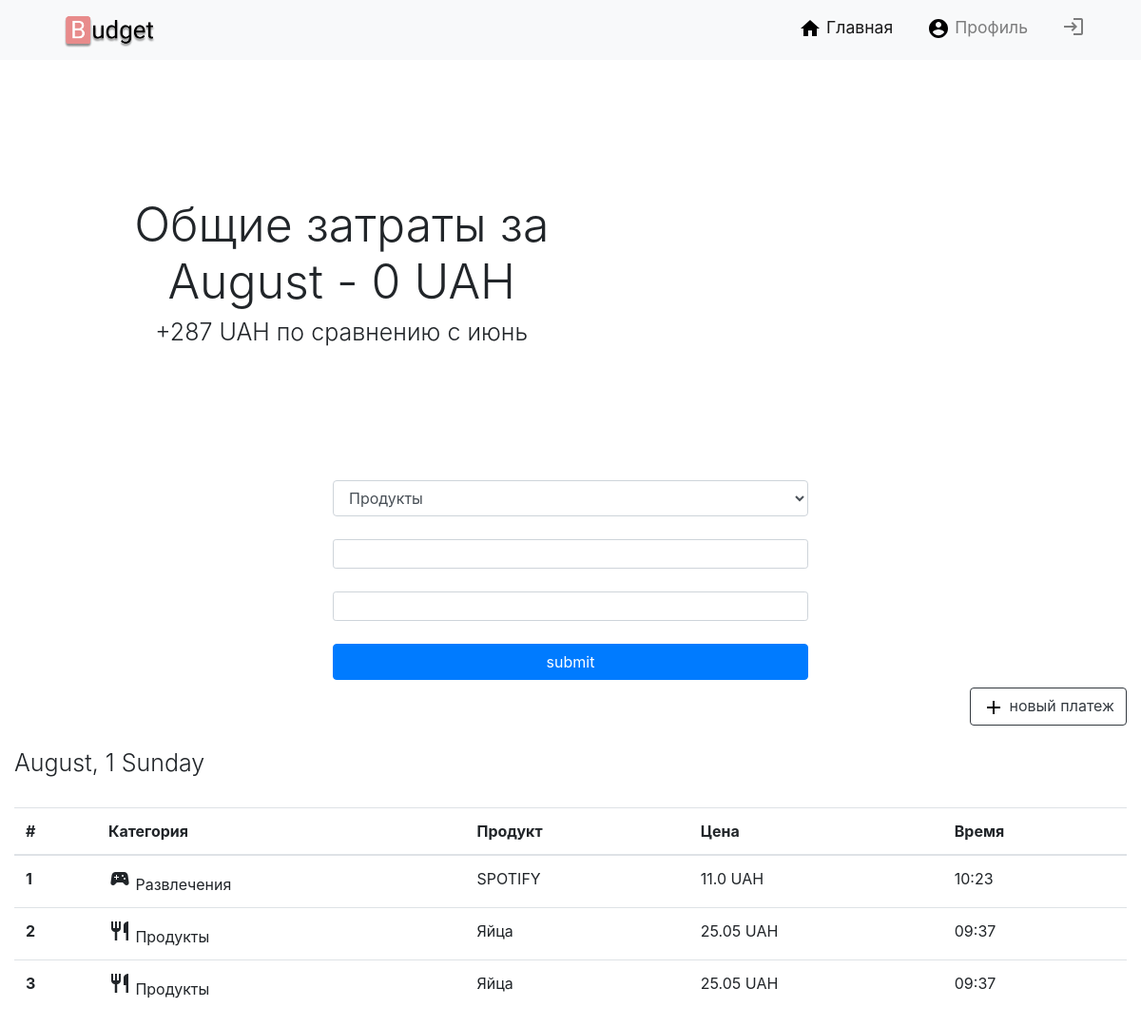
The app's page /dashboard/ (signed in) with its own data.
### app/dashboard/models.py (models this page shows)
class Expences(db.Model):
    id = db.Column(db.Integer, primary_key=True)
    category = db.Column(db.String(255), nullable=False)
    product = db.Column(db.String(255), nullable=False)
    price = db.Column(db.Float)
    user = db.Column(db.Integer)
    date_created = db.Column(db.DateTime, default=datetime.utcnow)

### app/dashboard/controllers.py (the view)
@board.route('/', methods=['POST', 'GET'])
@login_required
def dashboard():
    monthly_expences = 0
    form = AddExpenceForm()
    if request.method == 'POST' and form.validate():
        item_category = form.category_select.data
        item_product = form.product_name.data
        item_price = form.price_value.data
        new_item = Expences(category=item_category, product=item_product, price=item_price, user=current_user.id)
        db.session.add(new_item)
        db.session.commit()
        return redirect('/')
    else:
        exps = Expences.query.order_by(Expences.date_created.desc()).all()
        items = []
        for item in exps:
            if item.date_created.now().strftime("%Y-%m-%d") == datetime.now().strftime("%Y-%m-%d") and item.user == current_user.id:
                monthly_expences += item.price
            if item.user == current_user.id:
                items.append(item)
        return render_template(
            'dashboard/dashboard.html',
            items=items, form=form,
            date = datetime.now(),
            monthly_expences = monthly_expences,
            )

### app/dashboard/forms.py
class AddExpenceForm(Form):
    category_select = SelectField(choices=['Продукты', 'Развлечения'])
    product_name = StringField('Продукт')
    price_value = DecimalField('Цена')
    submit = SubmitField('submit')

### app/dashboard/controllers.py (called while the page is built)
@login_manager.user_loader
def load_user(user_id):
    return User.query.get(int(user_id))

### app/templates/dashboard/dashboard.html (shortened to what this page needs)
<!DOCTYPE html>
<lang lang="en">
<head>
    <link rel="stylesheet" href="https://maxcdn.bootstrapcdn.com/bootstrap/4.0.0/css/bootstrap.min.css">
    <link rel="stylesheet" href="static/css/main.css">
    <link href="https://unpkg.com/aos@2.3.1/dist/aos.css" rel="stylesheet">
    <link rel="stylesheet" href="static/css/main.css">
</head>
    <nav class="navbar navbar-expand-md navbar-light bg-light sticky-top">
        <div class="container-fluid">
            <a href="#" style="text-decoration:none" class="navbar-brad"><img width="170px" src="static/img/logo.png" alt=""></a>
            <div class="collapse navbar-collapse" id="navbarResponsive">
                <ul class="navbar-nav ml-auto">
                    <li id="nav-item-up" class="nav-item active">
                        <a href="#" class="nav-link"><img src="static/img/home_black_24dp.svg" alt=""> Главная</a>
                    </li>
                    <li id="nav-item-down" class="nav-item">
                        <a href="#" class="nav-link"><img src="static/img/account_circle_black_24dp.svg" alt=""> Профиль </a>
                    </li>
                    <li id="nav-item-down" class="nav-item">
                        <a href="{{ url_for('auth.signout') }}" class="nav-link"><span class="material-icons"> login
                          </span></a>
                    </li>
                </ul>
            </div>
        </div>
    </nav>
    <div class="container-fluid">
        <div class="alert text-center">
          <div class="row xz">
           <div class="col-xs-6 col-md-6 xz2">
            <h1 class="display-4" style="font-size:50px">Общие затраты за {{ date.strftime("%B") }} - {{ monthly_expences }} UAH</h1>
            <h1 class="display-4" style="font-size:25px">+287 UAH по сравнению с июнь</h1>
          </div>
            <div class="col-xs-6 col-md-6" id="air" style="width: 500px; height: 400px;"></div>
        </div>
      </div>
    </div>
    <div class="container-fluid form-container" id="form-add">
      <form method="POST">
        {{ form.category_select(class_="form-control") }}<br>
        {{ form.product_name(class_="form-control form-control-sm") }}<br>
        {{ form.price_value(class_="form-control form-control-sm") }}<br>
        {{ form.submit(class_="btn btn-primary mb-2") }}
      </form>
     </div>
    <div class="container-fluid text-right">
        <button id="open_button" type="button" onTouchStart="open_form()" onclick="open_form()" class="btn btn-outline-dark"><img src="static/img/add_black_24dp.svg" alt=""> новый платеж</button><br><br>
      </div>
    {% set count = namespace(value=1) %}
    <div class="container-fluid text-left">
      {% for day, item in items|groupby("date_created.day")|reverse %}
        {% for i in item %}
          <h1 class="display-4" style="font-size: 25px;">{{ i.date_created.strftime("%B,") }} {{ day }} {{ i.date_created.strftime("%A") }}</h1><br>
        {% endfor %}
        <table class="table">
          <thead>
            <tr>
              <th scope="col">#</th>
              <th scope="col">Категория</th>
              <th scope="col">Продукт</th>
              <th scope="col">Цена</th>
              <th scope="col">Время</th>
            </tr>
          </thead>
          <tbody>
            {% for i in item %}
              <tr>
                <th scope="row">{{ count.value }}</th>
                {% set count.value = count.value + 1 %}
                {% if i.category == 'Развлечения' %}
                  <td><span class="material-icons">sports_esports</span> {{ i.category }}</td>
                {% elif i.category == 'Продукты' %}
                  <td><span class="material-icons">restaurant</span>  {{ i.category }}</td>
                {% endif %}
                <td>{{ i.product }}</td>
                <td>{{ i.price }} UAH</td>
                <td>{{ i.date_created.strftime("%H:%M") }}</td>
              </tr>
            {% endfor %}
          </tbody>
        </table>
        {% set count.value = 1 %}
        {% endfor %}
    </div>
</body>
</html>

### app/static/css/main.css (style rules this page uses)
.navbar-nav li { padding-right: 20px; }
.nav-link { font-size: 1.1em !important; }
.form-container { display: flex; justify-content: center; }
@media (min-width: 770px) { .xz { margin-left: 50px; } }
@media (min-width: 770px) { .form-container input { width: 500px !important; } }
@media (min-width: 770px) { .xz2 { margin-top: 130px; } }

### records on screen
Expences: date_created "August,", day "1", date_created "Sunday", value "1", category "Развлечения", product "SPOTIFY", price "11.0", date_created "10:23"
Expences: value "2", category "Продукты", product "Яйца", price "25.05", date_created "09:37"
Expences: value "3", category "Продукты", product "Яйца", price "25.05", date_created "09:37"

### other values on screen
{{ monthly_expences }} "0"
